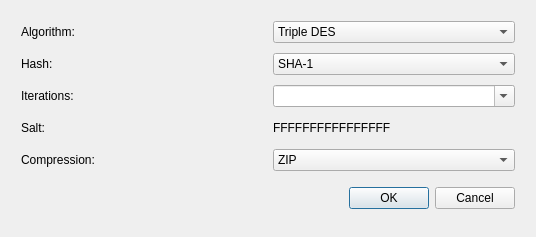
<?xml version="1.0" encoding="UTF-8"?>
<ui version="4.0">
 <class>FilePropertiesDialog</class>
 <widget class="QDialog" name="FilePropertiesDialog">
  <property name="windowModality">
   <enum>Qt::ApplicationModal</enum>
  </property>
  <property name="geometry">
   <rect>
    <x>0</x>
    <y>0</y>
    <width>536</width>
    <height>237</height>
   </rect>
  </property>
  <property name="minimumSize">
   <size>
    <width>448</width>
    <height>231</height>
   </size>
  </property>
  <property name="maximumSize">
   <size>
    <width>589</width>
    <height>330</height>
   </size>
  </property>
  <property name="windowTitle">
   <string>File Properties</string>
  </property>
  <layout class="QGridLayout" name="gridLayout_2">
   <item row="0" column="0">
    <layout class="QGridLayout" name="gridLayout">
     <property name="sizeConstraint">
      <enum>QLayout::SetDefaultConstraint</enum>
     </property>
     <property name="leftMargin">
      <number>10</number>
     </property>
     <property name="topMargin">
      <number>10</number>
     </property>
     <property name="rightMargin">
      <number>10</number>
     </property>
     <property name="bottomMargin">
      <number>10</number>
     </property>
     <property name="spacing">
      <number>10</number>
     </property>
     <item row="0" column="0">
      <widget class="QLabel" name="label">
       <property name="text">
        <string>Algorithm:</string>
       </property>
       <property name="buddy">
        <cstring>uiCipherAlgo</cstring>
       </property>
      </widget>
     </item>
     <item row="2" column="0">
      <widget class="QLabel" name="label_4">
       <property name="text">
        <string>Iterations:</string>
       </property>
       <property name="buddy">
        <cstring>uiIterations</cstring>
       </property>
      </widget>
     </item>
     <item row="0" column="1">
      <widget class="QComboBox" name="uiCipherAlgo">
       <item>
        <property name="text">
         <string comment="2">Triple DES</string>
        </property>
       </item>
       <item>
        <property name="text">
         <string comment="3">CAST5</string>
        </property>
       </item>
       <item>
        <property name="text">
         <string comment="7">AES-128</string>
        </property>
       </item>
       <item>
        <property name="text">
         <string comment="9">AES-256 (recommended)</string>
        </property>
       </item>
      </widget>
     </item>
     <item row="4" column="0">
      <widget class="QLabel" name="label_3">
       <property name="text">
        <string>Compression:</string>
       </property>
       <property name="buddy">
        <cstring>uiCompressionAlgo</cstring>
       </property>
      </widget>
     </item>
     <item row="4" column="1">
      <widget class="QComboBox" name="uiCompressionAlgo">
       <item>
        <property name="text">
         <string comment="1">ZIP</string>
        </property>
       </item>
       <item>
        <property name="text">
         <string comment="2">ZLIB</string>
        </property>
       </item>
      </widget>
     </item>
     <item row="1" column="1">
      <widget class="QComboBox" name="uiHashAlgo">
       <item>
        <property name="text">
         <string comment="2">SHA-1</string>
        </property>
       </item>
       <item>
        <property name="text">
         <string comment="8">SHA-256 (recommended)</string>
        </property>
       </item>
      </widget>
     </item>
     <item row="3" column="0">
      <widget class="QLabel" name="label_5">
       <property name="text">
        <string>Salt:</string>
       </property>
      </widget>
     </item>
     <item row="1" column="0">
      <widget class="QLabel" name="label_2">
       <property name="text">
        <string>Hash:</string>
       </property>
       <property name="buddy">
        <cstring>uiHashAlgo</cstring>
       </property>
      </widget>
     </item>
     <item row="6" column="0" colspan="2">
      <widget class="QDialogButtonBox" name="buttonBox">
       <property name="sizePolicy">
        <sizepolicy hsizetype="Expanding" vsizetype="Fixed">
         <horstretch>0</horstretch>
         <verstretch>0</verstretch>
        </sizepolicy>
       </property>
       <property name="minimumSize">
        <size>
         <width>0</width>
         <height>35</height>
        </size>
       </property>
       <property name="orientation">
        <enum>Qt::Horizontal</enum>
       </property>
       <property name="standardButtons">
        <set>QDialogButtonBox::Cancel|QDialogButtonBox::Ok</set>
       </property>
      </widget>
     </item>
     <item row="3" column="1">
      <widget class="QLabel" name="uiSalt">
       <property name="text">
        <string>FFFFFFFFFFFFFFFF</string>
       </property>
       <property name="textFormat">
        <enum>Qt::PlainText</enum>
       </property>
      </widget>
     </item>
     <item row="2" column="1">
      <widget class="QComboBox" name="uiIterations">
       <property name="editable">
        <bool>true</bool>
       </property>
      </widget>
     </item>
    </layout>
   </item>
  </layout>
  <action name="actionPropertyChanged">
   <property name="text">
    <string>PropertyChanged</string>
   </property>
  </action>
 </widget>
 <tabstops>
  <tabstop>uiCipherAlgo</tabstop>
  <tabstop>uiHashAlgo</tabstop>
  <tabstop>uiIterations</tabstop>
  <tabstop>uiCompressionAlgo</tabstop>
 </tabstops>
 <resources/>
 <connections>
  <connection>
   <sender>buttonBox</sender>
   <signal>accepted()</signal>
   <receiver>FilePropertiesDialog</receiver>
   <slot>accept()</slot>
   <hints>
    <hint type="sourcelabel">
     <x>267</x>
     <y>211</y>
    </hint>
    <hint type="destinationlabel">
     <x>157</x>
     <y>274</y>
    </hint>
   </hints>
  </connection>
  <connection>
   <sender>buttonBox</sender>
   <signal>rejected()</signal>
   <receiver>FilePropertiesDialog</receiver>
   <slot>reject()</slot>
   <hints>
    <hint type="sourcelabel">
     <x>335</x>
     <y>211</y>
    </hint>
    <hint type="destinationlabel">
     <x>286</x>
     <y>274</y>
    </hint>
   </hints>
  </connection>
 </connections>
</ui>
